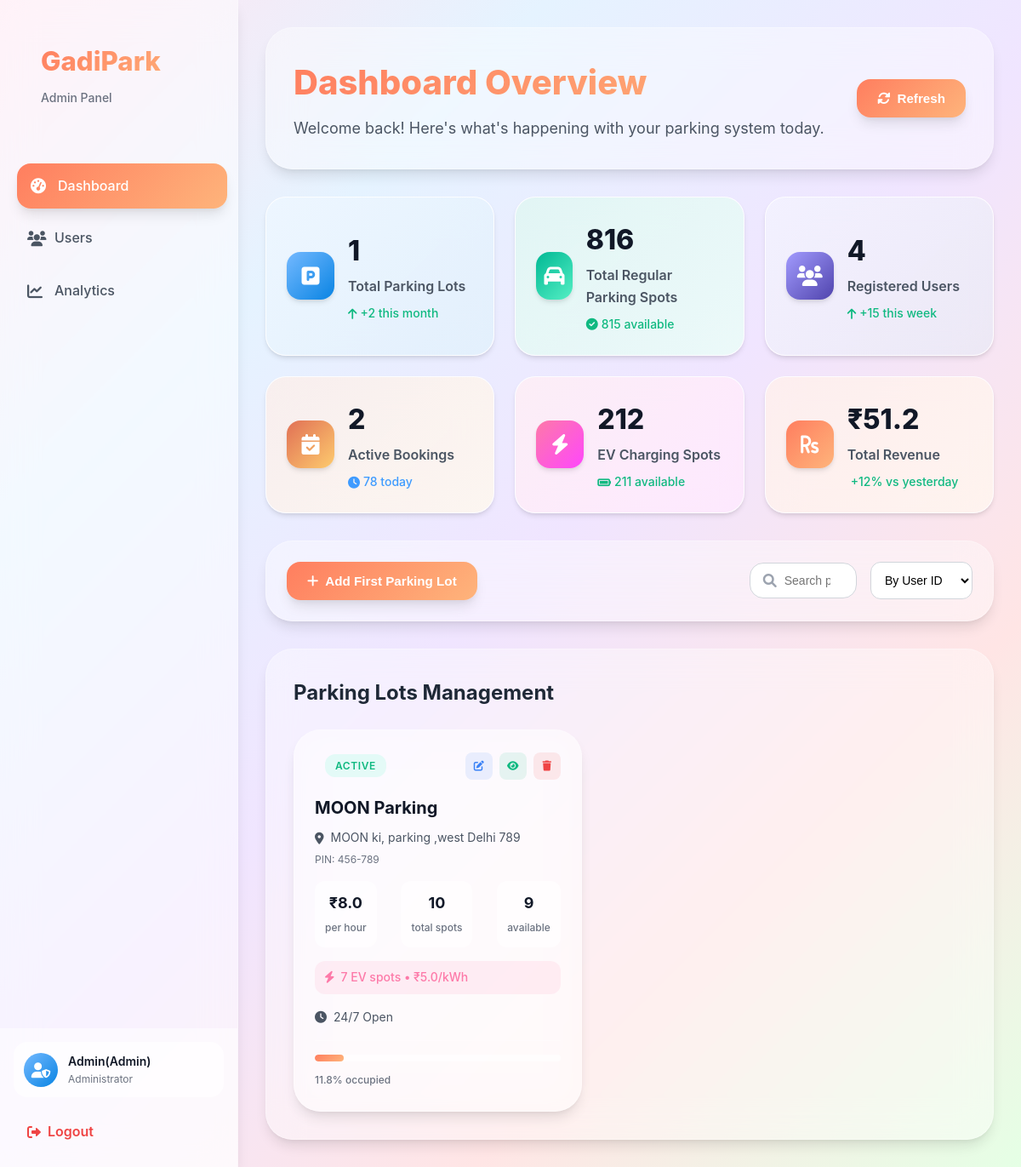
The app's page /admin_dashboard (signed in), older data.
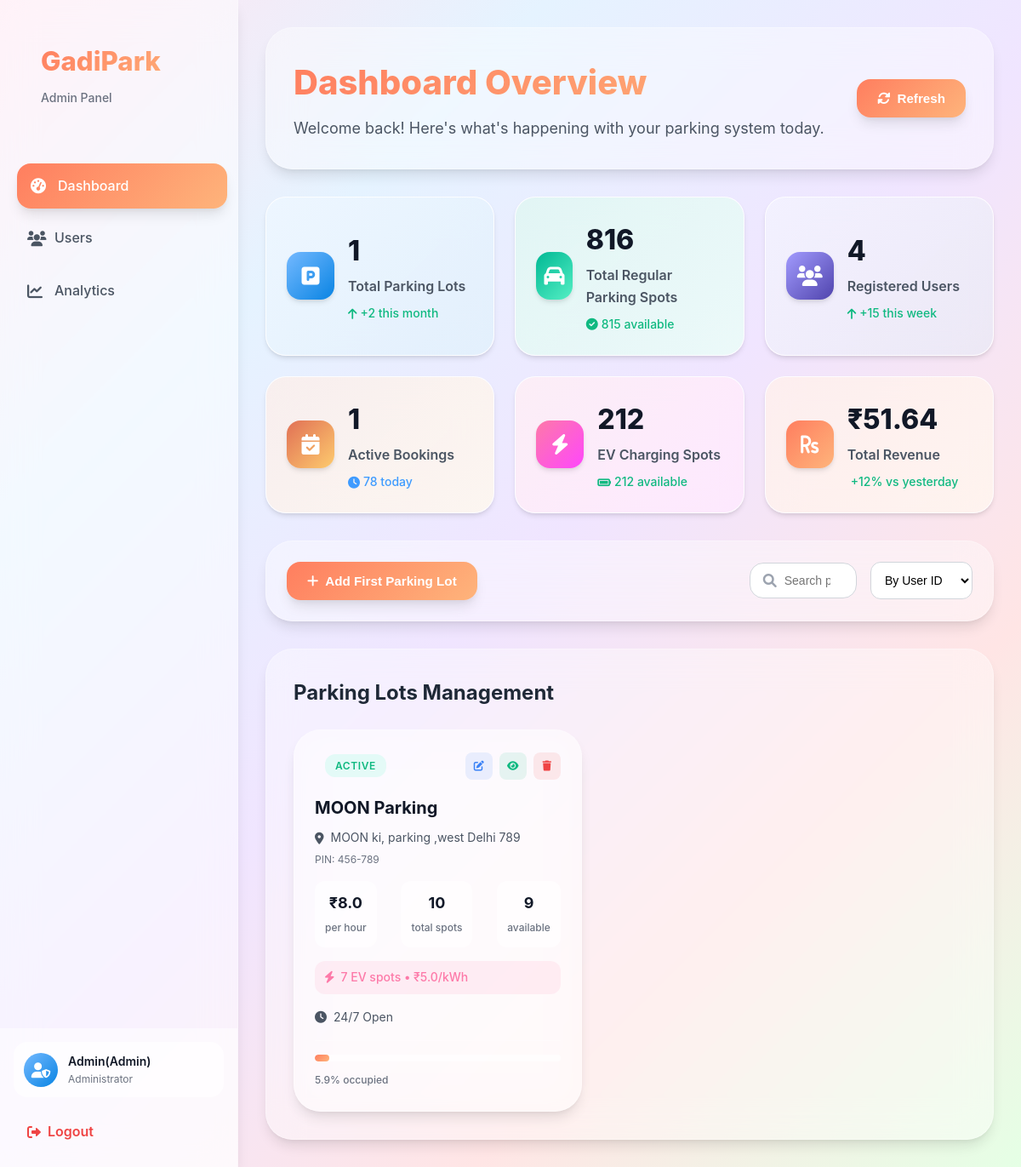
The same page, newer data.
### models/user.py (models this page shows, shortened)
class User(db.Model):
    __tablename__ = 'users'
    id=db.Column(db.Integer,primary_key=True)
    username=db.Column(db.String(80),unique=True,nullable=False)
    password_hash=db.Column(db.String(128),nullable=False)
    full_name=db.Column(db.String(80),nullable=True)
    is_admin=db.Column(db.Boolean,default=False)
    wallet_balance=db.Column(db.Float,default=0.00)
    total_parkings=db.Column(db.Integer,default=0)
    registration_date=db.Column(db.DateTime,default=db.func.current_timestamp())

### models/parking_lot.py (models this page shows, shortened)
class ParkingLot(db.Model):
    __tablename__ = 'parking_lots'
    id = db.Column(db.Integer, primary_key=True)
    name= db.Column(db.String(80), unique=True, nullable=False)
    address = db.Column(db.String(200), nullable=False)
    pincode = db.Column(db.String(10), nullable=False)
    hourly_rate = db.Column(db.Float, nullable=False)
    total_spots = db.Column(db.Integer, nullable=False)
    occupied_regular_spots = db.Column(db.Integer, default=0)
    occupied_ev_spots = db.Column(db.Integer, default=0)
    ev_spots = db.Column(db.Integer, default=0)
    ev_charging_rate = db.Column(db.Float, nullable=True)
    opening_time = db.Column(db.String(10), nullable=True)
    closing_time = db.Column(db.String(10), nullable=True)
    is_24_hours = db.Column(db.Boolean, default=False)
    description = db.Column(db.String(200), nullable=True)

### routes/admin.py (the view)
@admin_bp.route('/admin_dashboard')
@login_required
@admin_required
def admin_dashboard():
    lots=ParkingLot.query.all()
    lot_id=request.args.get('lot_id')
    user = User.query.get(session.get('user_id'))
    spots=ParkingSpot.query.all()
    def spots_count(is_ev):
        return ParkingSpot.query.filter_by(is_ev_spot=is_ev).count()
    total_regular_available_spots=ParkingSpot.query.filter_by(status='available',is_ev_spot=0).count()
    total_ev_available_spots=ParkingSpot.query.filter_by(status='available',is_ev_spot=1).count()
    total_regular_spots=spots_count(0)
    total_ev_spots=spots_count(1)
    active_bookings=Booking.query.count()
    total_users=User.query.count() - 1
    lot = None
    if lot_id:
        lot=ParkingLot.query.filter_by(id=lot_id).first()
    history=History.query.all()
    total_revenue=0
    for h in history:
        total_revenue+=h.total_amount_paid
    return render_template('admin_dashboard.html',lots=lots,lot=lot,user=user,spots=spots,total_regular_available_spots=total_regular_available_spots,total_users=total_users,total_ev_available_spots=total_ev_available_spots,total_regular_spots=total_regular_spots,total_ev_spots=total_ev_spots,active_bookings=active_bookings,total_revenue=total_revenue)

### Templates/admin_dashboard.html (shortened to what this page needs)
{%extends "base.html" %}
{%block style%}
<link rel="stylesheet" href="{{url_for('static',filename='css/admin_dashboard.css')}}">
<link rel="stylesheet" href="{{url_for('static',filename='css/modal.css')}}">
{%endblock%}
{%block content %}
    <div class="dashboard-container">
        {% include 'admin_sidebar.html' %}
        <div class="main-content">
            <div class="content-header bg">
                <div class="header-left">
                    <h1>Dashboard Overview</h1>
                    <p>Welcome back! Here's what's happening with your parking system today.</p>
                </div>
                <div class="header-right">
                        <button class="btn-style" onclick="location.reload()">
                            <i class="fas fa-sync-alt"></i>
                            Refresh
                        </button>
                </div>
            </div>
            <div class="grid-section">
                <div class="grid-card primary">
                    <div class="grid-icon">
                        <i class="fa-solid fa-square-parking"></i>
                    </div>
                    <div class="grid-content">
                        <h3>{{lots|length}}</h3>
                        <p>Total Parking Lots</p>
                        <span class="grid-change positive">
                            <i class="fas fa-arrow-up"></i>
                            +2 this month
                        </span>
                    </div>
                </div>
                <div class="grid-card success">
                    <div class="grid-icon">
                        <i class="fas fa-car"></i>
                    </div>
                    <div class="grid-content">
                        <h3>{{total_regular_spots}}</h3>
                        <p>Total Regular Parking Spots</p>
                        <span class="grid-change positive">
                            <i class="fas fa-check-circle"></i>
                            {{total_regular_available_spots}} available
                        </span>
                    </div>
                </div>
                <div class="grid-card info">
                    <div class="grid-icon">
                        <i class="fas fa-users"></i>
                    </div>
                    <div class="grid-content">
                        <h3>{{total_users}}</h3>
                        <p>Registered Users</p>
                        <span class="grid-change positive">
                            <i class="fas fa-arrow-up"></i>
                            +15 this week
                        </span>
                    </div>
                </div>
                <div class="grid-card warning">
                    <div class="grid-icon">
                        <i class="fas fa-calendar-check"></i>
                    </div>
                    <div class="grid-content">
                        <h3>{{active_bookings}}</h3>
                        <p>Active Bookings</p>
                        <span class="grid-change neutral">
                            <i class="fas fa-clock"></i>
                            78 today
                        </span>
                    </div>
                </div>
                <div class="grid-card electric">
                    <div class="grid-icon">
                        <i class="fas fa-bolt"></i>
                    </div>
                    <div class="grid-content">
                        <h3>{{total_ev_spots}}</h3>
                        <p>EV Charging Spots</p>
                        <span class="grid-change positive">
                            <i class="fas fa-battery-full"></i>
                            {{total_ev_available_spots }} available
                        </span>
                    </div>
                </div>
                <div class="grid-card revenue">
                    <div class="grid-icon">
                        <i class="fas fa-rupee-sign"></i>
                    </div>
                    <div class="grid-content">
                        <h3>₹{{total_revenue}}</h3>
                        <p>Total Revenue</p>
                        <span class="grid-change positive">
                            +12% vs yesterday
                        </span>
                    </div>
                </div>
            </div>
            <div class="search-section bg">
                <button class="add-lot-btn btn-style" id="add_parking_lot">
                    <i class="fas fa-plus"></i>
                        Add First Parking Lot
                </button>
                <div class="search-container">
                    <div class="search-box">
                        <i class="fas fa-search"></i>
                        <input type="search" placeholder="Search parking lots, users, bookings...">
                    </div>
                    <div class="filter-controls">
                        <select >
                            <option>By User ID</option>
                        </select>
                    </div>
                </div>
            </div>
            <div class="parking-lots-section bg">
                <div class="parking-header">
                    <h2>Parking Lots Management</h2>
                </div>
                <div class="parking-lots-card-container">
                    {% for lot in lots %}
                    <div class="parking-lot-card bg">
                        <div class="card-header">
                            <div class="lot-status">
                                {% if lot.total_spots + lot.ev_spots == lot.occupied_regular_spots + lot.occupied_ev_spots %}
                                    <div class="full lot-status">
                                        Full
                                    </div>
                                {% else %}
                                    <div class="active lot-status">
                                        Active
                                    </div>
                                {% endif %}
                            </div>
                            <div class="card-actions">
                                <a href="{{ url_for('admin.admin_dashboard', lot_id=lot.id) }}"
                                   class="action-btn edit-lot ">
                                    <i class="fas fa-edit edit-lot"></i>
                                </a>
                                <form action="{{url_for('parking.view_details')}}" method="post">
                                    <button class="action-btn view"><i class="fas fa-eye"></i></button>
                                </form>
                                <a href="{{ url_for('parking.delete_lot', lot_id=lot.id) }}"
                                   class="action-btn delete"
                                   onclick="return confirm('Are you sure you want to delete this parking lot?')">
                                    <i class="fas fa-trash"></i>
                                </a>
                            </div>
                        </div>
                        <div class="card-content">
                            <h3>{{ lot.name }}</h3>
                            <p class="lot-address">
                                <i class="fas fa-map-marker-alt"></i>
                                {{ lot.address }}
                            </p>
                            <p class="lot-pincode">PIN: {{ lot.pincode }}</p>
                            <div class="lot-stats">
                                <div class="stat">
                                    <span class="stat-value">₹{{ lot.hourly_rate }}</span>
                                    <span class="stat-label">per hour</span>
                                </div>
                                <div class="stat">
                                    <span class="stat-value">{{ lot.total_spots }}</span>
                                    <span class="stat-label">total spots</span>
                                </div>
                                <div class="stat">
                                    <span class="stat-value">{{ lot.total_spots-lot.occupied_regular_spots}}</span>
                                    <span class="stat-label">available</span>
                                </div>
                            </div>
                            {% if lot.ev_spots > 0 %}
                            <div class="ev-info">
                                <i class="fas fa-bolt"></i>
                                <span>{{ lot.ev_spots }} EV spots • ₹{{ lot.ev_charging_rate }}/kWh</span>
                            </div>
                            {% endif %}
                            <div class="lot-hours">
                                {% if lot.is_24_hours %}
                                    <i class="fas fa-clock"></i>
                                    <span>24/7 Open</span>
                                {% else %}
                                    <i class="fas fa-clock"></i>
                                    <span>{{ lot.opening_time }} - {{ lot.closing_time }}</span>
                                {% endif %}
                            </div>
                        </div>
                        <div class="card-footer">
                            <div class="occupancy-bar">
                                <div class="occupancy-fill" style="width: {{ ((lot.occupied_regular_spots + lot.occupied_ev_spots) / (lot.total_spots + lot.ev_spots) * 100) if (lot.total_spots + lot.ev_spots) > 0 else 0 }}%">
                                </div>
                            </div>
                            <span class="occupancy-text">
                                {{ (((lot.occupied_regular_spots + lot.occupied_ev_spots) /(lot.total_spots + lot.ev_spots) * 100) | round(1)) if (lot.total_spots + lot.ev_spots) > 0 else 0 }}% occupied
                            </span>
                        </div>
                    </div>
                    {% endfor %}
                </div>
            </div>
        </div>
    </div>
{%endblock%}

### Templates/base.html (shortened to what this page needs)
<!DOCTYPE html>
<html lang="en">
<head>
    <link rel="stylesheet" href="https://cdnjs.cloudflare.com/ajax/libs/font-awesome/6.0.0/css/all.min.css">
    <link rel="stylesheet" href="{{url_for('static',filename='css/base.css')}}">
    {%block style %}{%endblock%}
</head>
<body>
    {% block content %}
    {% endblock %}
</body>
</html>

### Templates/admin_sidebar.html
{%extends "base.html" %}
{%block style%}
<link rel="stylesheet" href="{{url_for('static',filename='css/admin_sidebar.css')}}">
{%endblock%}
{%block content %}
{% set current_path = request.path %}
<div class="sidebar">
    <div class="sidebar-header">
        <div class="logo">
            <h2>GadiPark</h2>
            <span>Admin Panel</span>
        </div>
    </div>
    <nav class="sidebar-nav">
        <a href="{{url_for('admin.admin_dashboard')}}" class="nav-item {% if current_path == url_for('admin.admin_dashboard') %}active{% endif %}">
            <i class="fas fa-tachometer-alt"></i>
            <span>Dashboard</span>
        </a>
        <a href="{{url_for('admin.users_summery')}}" class="nav-item {%if current_path == url_for('admin.users_summery') %}active{% endif %}">
            <i class="fas fa-users"></i>
            <span>Users</span>
        </a>
        <a href="#" class="nav-item ">
            <i class="fas fa-chart-line"></i>
            <span>Analytics</span>
        </a>
    </nav>
    <div class="sidebar-footer">
        <a href="{{url_for('profile.profile')}}">
            <div class="admin-profile">
                <div class="profile-pic">
                <i class="fas fa-user-shield"></i>
                </div>
                <div class="profile-info">
                    <span class="profile-name">{{user.full_name}}(Admin)</span>
                    <span class="profile-role">Administrator</span>
                </div>
            </div>
        </a>
        <a href="{{url_for('auth.logout')}}" class="logout-btn">
            <i class="fas fa-sign-out-alt"></i>
            <span>Logout</span>
        </a>
    </div>
</div>
{%endblock%}

Row changes from the older to the newer data that the page shows:
changed ParkingLot "MOON Parking": occupied_ev_spots 1 → 0 (drawn); total_spots+ev_spots+occupied_regular_spots "11.8" → "5.9"
Text that changed along with them:
{{ active_bookings }}: "2" → "1"
{{ total_ev_available_spots }}: "211" → "212"
{{ total_revenue }}: "51.2" → "51.64"
